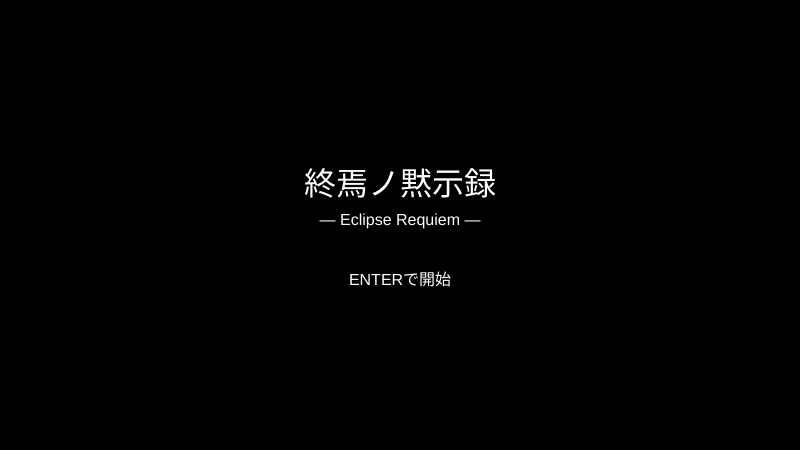
Frame 1 (no input)
Frame 60 (no input): identical to frame 1, image omitted
Frame 120 (the mouse pressed at the canvas centre since frame 60): identical to frame 1, image omitted

The p5.js sketch that drew this single still picture (run headless with seeded random() and noise() and a simulated clock; from frame 60 on, the mouse is pressed at the canvas centre):

// p5.js sketch
// ── sketch.js

let gameState = "title";
let playerName = "";
let storyIndex = 0;
let route = "neutral";

// ======================
// ストーリー本体
// ======================
let story = [
  {
    text: "黒い月が空に現れた日、世界は終わりを始めた。",
    choices: null
  },

  {
    text: "少女が現れる。「力を受け入れるか？」",
    choices: [
      { text: "受け入れる", route: "dark", next: 2 },
      { text: "拒否する", route: "light", next: 3 }
    ]
  },

  {
    text: "黒い炎が世界を焼き尽くす。あなたは“終焉”そのものになった。",
    choices: null
  },

  {
    text: "あなたは力を拒んだ。しかし守れるものは少なかった。",
    choices: null
  }
];

function setup() {
  createCanvas(800, 450);
  textAlign(CENTER);
}

function draw() {
  background(0);
  fill(255);

  // ======================
  // タイトル
  // ======================
  if (gameState === "title") {
    textSize(32);
    text("終焉ノ黙示録", width / 2, height / 2 - 30);
    textSize(16);
    text("― Eclipse Requiem ―", width / 2, height / 2);
    text("ENTERで開始", width / 2, height / 2 + 60);
  }

  // ======================
  // 名前入力
  // ======================
  else if (gameState === "name") {
    textSize(20);
    text("名を刻め", width / 2, height / 2 - 40);

    textSize(24);
    text(playerName + "_", width / 2, height / 2);

    textSize(12);
    text("ENTERで決定", width / 2, height / 2 + 60);
  }

  // ======================
  // ストーリー
  // ======================
  else if (gameState === "story") {

    let current = story[storyIndex];

    textSize(16);
    text(current.text, width / 2, height / 2);

    textSize(12);
    text("主人公：" + playerName, width / 2, 30);
    text("ルート：" + route, width / 2, 50);

    // 選択肢表示
    if (current.choices) {
      for (let i = 0; i < current.choices.length; i++) {
        text(
          (i + 1) + ": " + current.choices[i].text,
          width / 2,
          height / 2 + 60 + i * 25
        );
      }
    } else {
      text("ENTERで進む", width / 2, height / 2 + 80);
    }
  }
}

// ======================
// 入力
// ======================
function keyPressed() {

  // タイトル → 名前
  if (gameState === "title") {
    if (keyCode === ENTER) {
      gameState = "name";
    }
  }

  // 名前入力
  else if (gameState === "name") {
    if (keyCode === ENTER) {
      gameState = "story";
    }
    else if (keyCode === BACKSPACE) {
      playerName = playerName.slice(0, -1);
    }
    else {
      playerName += key;
    }
  }

  // ストーリー
  else if (gameState === "story") {

    let current = story[storyIndex];

    if (current.choices) {

      if (key === "1") choose(0);
      if (key === "2") choose(1);

    } else {
      if (keyCode === ENTER) {
        storyIndex++;
      }
    }
  }
}

// ======================
// 分岐処理
// ======================
function choose(index) {
  let choice = story[storyIndex].choices[index];

  route = choice.route;
  storyIndex = choice.next;
}
